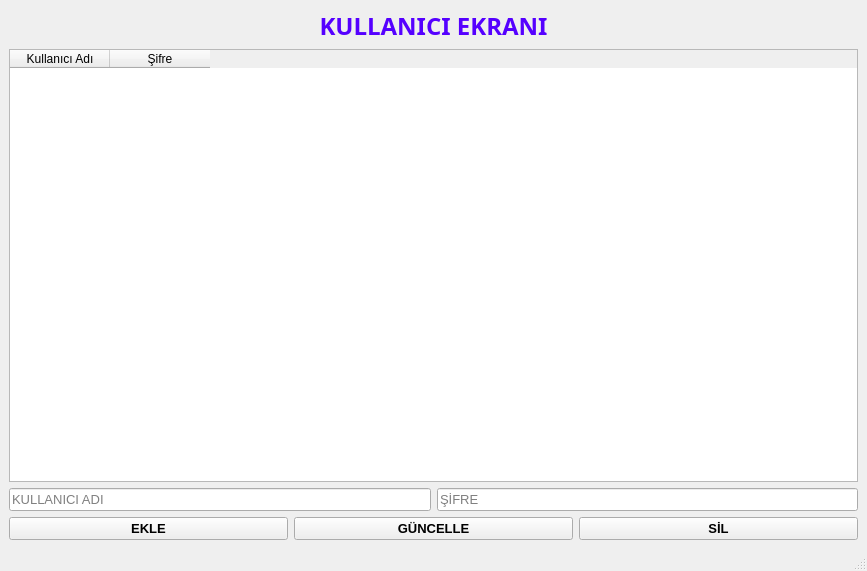
<?xml version="1.0" encoding="UTF-8"?>
<ui version="4.0">
 <class>MainWindow</class>
 <widget class="QMainWindow" name="MainWindow">
  <property name="geometry">
   <rect>
    <x>0</x>
    <y>0</y>
    <width>867</width>
    <height>571</height>
   </rect>
  </property>
  <property name="windowTitle">
   <string>Kullanıcı Ekranı</string>
  </property>
  <widget class="QWidget" name="centralwidget">
   <layout class="QVBoxLayout" name="verticalLayout_2">
    <item>
     <layout class="QVBoxLayout" name="verticalLayout">
      <item>
       <widget class="QLabel" name="label">
        <property name="font">
         <font>
          <family>Segoe UI Variable Small Semibol</family>
          <pointsize>18</pointsize>
          <weight>75</weight>
          <bold>true</bold>
         </font>
        </property>
        <property name="styleSheet">
         <string notr="true">color: rgb(85, 0, 255);</string>
        </property>
        <property name="text">
         <string>KULLANICI EKRANI</string>
        </property>
        <property name="alignment">
         <set>Qt::AlignCenter</set>
        </property>
       </widget>
      </item>
      <item>
       <widget class="QTableWidget" name="tableWidget">
        <column>
         <property name="text">
          <string>Kullanıcı Adı</string>
         </property>
        </column>
        <column>
         <property name="text">
          <string>Şifre</string>
         </property>
        </column>
       </widget>
      </item>
      <item>
       <layout class="QHBoxLayout" name="horizontalLayout_2">
        <item>
         <widget class="QLineEdit" name="lineEdit_2">
          <property name="font">
           <font>
            <pointsize>10</pointsize>
           </font>
          </property>
          <property name="placeholderText">
           <string>KULLANICI ADI</string>
          </property>
         </widget>
        </item>
        <item>
         <widget class="QLineEdit" name="lineEdit">
          <property name="font">
           <font>
            <pointsize>10</pointsize>
           </font>
          </property>
          <property name="placeholderText">
           <string>ŞİFRE</string>
          </property>
         </widget>
        </item>
       </layout>
      </item>
      <item>
       <layout class="QHBoxLayout" name="horizontalLayout">
        <item>
         <widget class="QPushButton" name="pushButton_add">
          <property name="font">
           <font>
            <pointsize>10</pointsize>
            <weight>75</weight>
            <bold>true</bold>
           </font>
          </property>
          <property name="text">
           <string>EKLE</string>
          </property>
         </widget>
        </item>
        <item>
         <widget class="QPushButton" name="pushButton_update">
          <property name="font">
           <font>
            <pointsize>10</pointsize>
            <weight>75</weight>
            <bold>true</bold>
           </font>
          </property>
          <property name="text">
           <string>GÜNCELLE</string>
          </property>
         </widget>
        </item>
        <item>
         <widget class="QPushButton" name="pushButton_delete">
          <property name="font">
           <font>
            <pointsize>10</pointsize>
            <weight>75</weight>
            <bold>true</bold>
           </font>
          </property>
          <property name="text">
           <string>SİL</string>
          </property>
         </widget>
        </item>
       </layout>
      </item>
     </layout>
    </item>
   </layout>
  </widget>
  <widget class="QMenuBar" name="menubar">
   <property name="geometry">
    <rect>
     <x>0</x>
     <y>0</y>
     <width>867</width>
     <height>26</height>
    </rect>
   </property>
  </widget>
  <widget class="QStatusBar" name="statusbar"/>
 </widget>
 <resources/>
 <connections/>
</ui>
